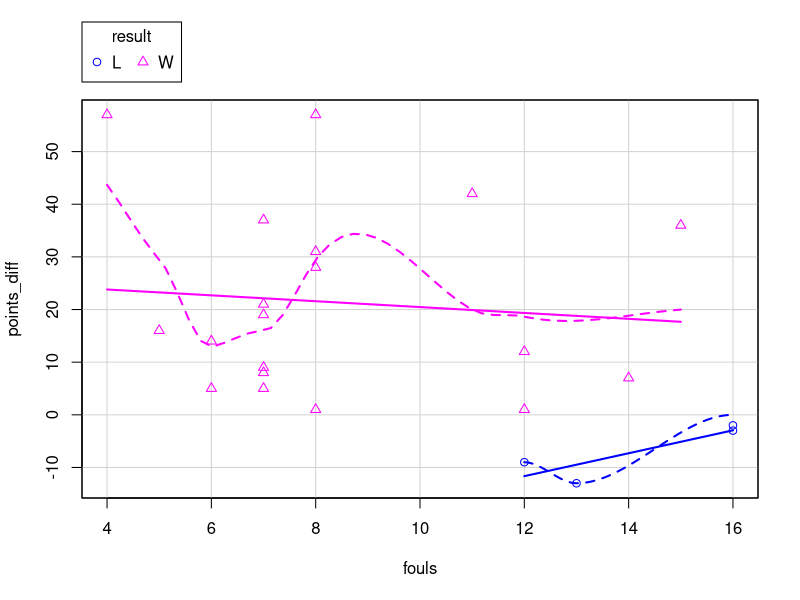
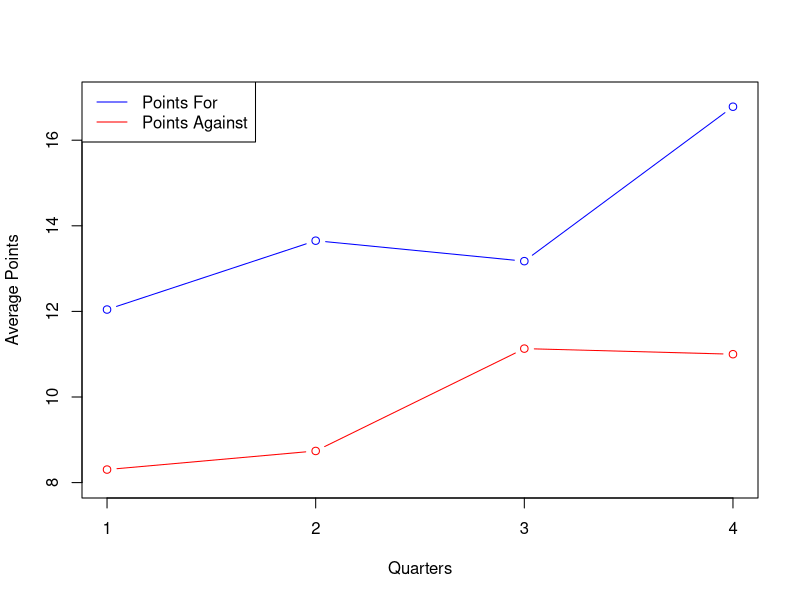
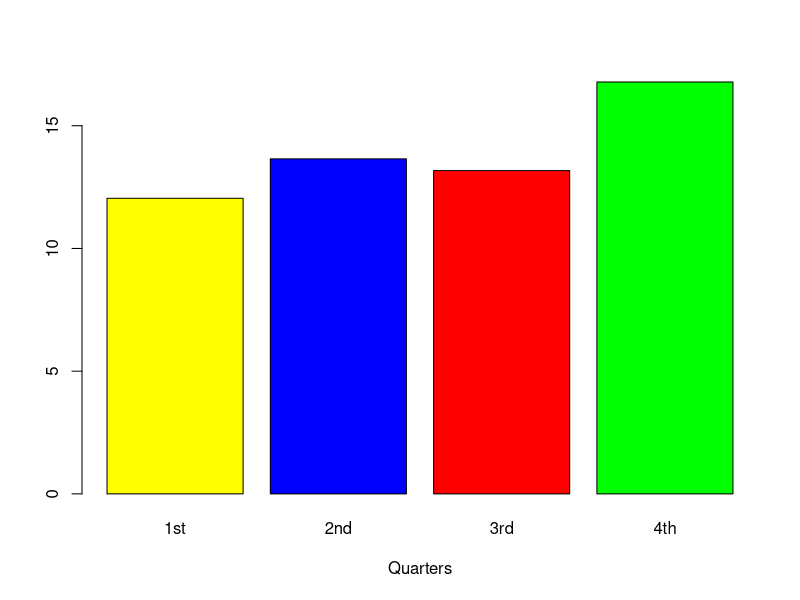

Source code (R) for these figures, in order:
# set working directory

setwd("C:/Users/linni/OneDrive/Desktop/Personal/Practice_Programming/Python_Practice_Stats")

# read data
data = read.csv("Data/BBALL_STATS.csv")
attach(data)

# summaries
summary(data)

library("car")

# scatter of points diff by number of fouls given the result
scatterplot(points_diff ~ fouls | result, data = data)

##################################################################
#               By quarter analysis - All Seasons               #
##################################################################

# create empty vectors
qtr_off_means = rep(0,4)
qtr_def_means = rep(0,4)

# create average points by quarter 
for (i in 1:4){
  qtr_for = c(qtr1_for, qtr2_for, qtr3_for, qtr4_for)
  qtr_against = c(qtr1_against, qtr2_against, qtr3_against, qtr4_against)
    
  qtr_off_means[i] = mean(qtr_for[(27*i-26):(27*i)], na.rm = TRUE)
  qtr_def_means[i] = mean(qtr_against[(27*i-26):(27*i)], na.rm = TRUE)
}

# plot mean points per quarter
plot(qtr_off_means, type = "b", xlab = "Quarters", xaxt = "n", ylab = "Average Points", col = "blue", ylim = c(8,17))
points(qtr_def_means, type = "b", col = "red")
axis(1, at = c(1,2,3,4))
legend("topleft", c("Points For", "Points Against"), col = c("blue", "red"), lty = 1)

barplot(qtr_off_means, xlab = "Quarters", names.arg = c("1st", "2nd", "3rd", "4th"),
        col = c("yellow", "blue", "red", "green"))

#################################################################




